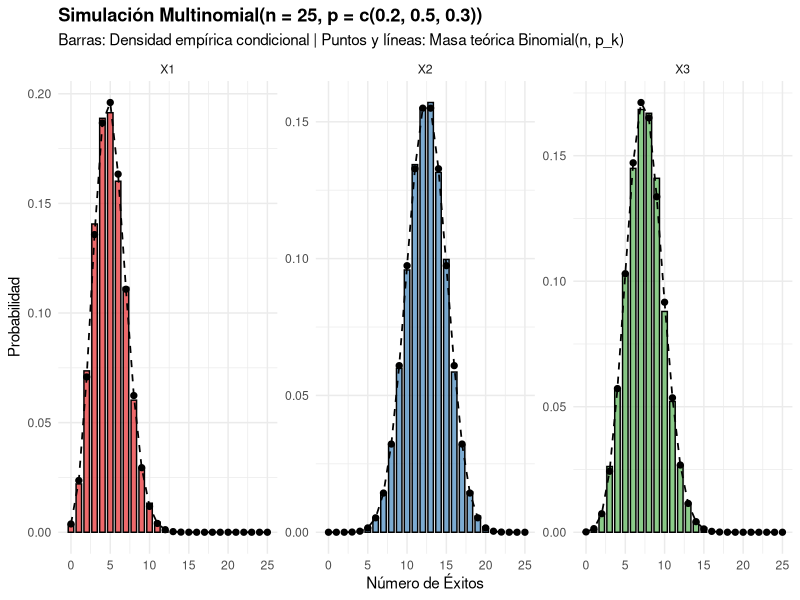
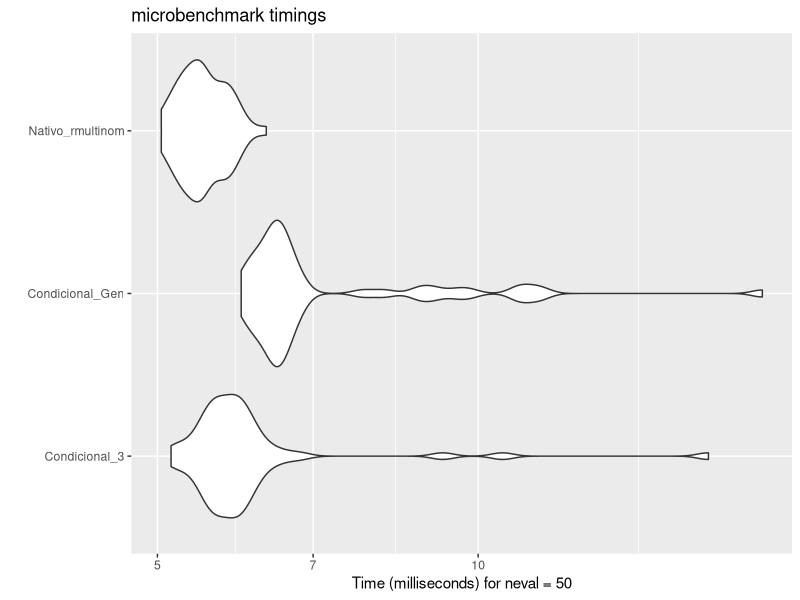

These charts were generated, in order, by the following R code:
################################################################################
# Simulación Estocástica: Método de Composición (Factorización Condicional)
################################################################################

library(ggplot2)
library(dplyr)
library(tidyr)
library(microbenchmark)

set.seed(314159)

# ==============================================================================
# 1. GENERADOR MULTINOMIAL TRIVARIADO (K = 3) USANDO rbinom()
# ==============================================================================
# rbinom acepta vectores en "size". Esto permite simular
# directamente la condicional X2 | X1 para las n_sim simulaciones sin usar un bucle for.

sim_multinomial_3_native <- function(n_sim, n_trials, p_vec) {
  # Asegurar parametros
  if (length(p_vec) != 3) stop("p_vec debe tener longitud 3.")
  if (abs(sum(p_vec) - 1) > 1e-8) stop("Las probabilidades deben sumar 1.")
  if (any(p_vec < 0)) stop("Las probabilidades deben ser no negativas.")
  
  p1 <- p_vec[1]
  p2 <- p_vec[2]
  p3 <- p_vec[3]
  
  # Marginal no condicionada X1 ~ Binomial(n, p1)
  x1 <- rbinom(n = n_sim, size = n_trials, prob = p1)
  
  # Condicional X2 | X1 = x1 ~ Binomial(n - x1, p2 / (1 - p1))
  # R vectoriza automáticamente sobre el vector 'size = n_trials - x1'
  prob_cond_2 <- p2 / (1 - p1)
  x2 <- rbinom(n = n_sim, size = n_trials - x1, prob = prob_cond_2)
  
  #Asignación determinista del remanente X3
  x3 <- n_trials - x1 - x2
  
  return(data.frame(X1 = x1, X2 = x2, X3 = x3))
}

# ==============================================================================
# 2. GENERADOR MULTINOMIAL GENERALIZADO (K >= 2) USANDO rbinom()
# ==============================================================================
# El bucle solo itera sobre las K categorías, manteniendo n_sim vectorizado.

sim_multinomial_native <- function(n_sim, n_trials, p_vec) {
  k <- length(p_vec)
  if (abs(sum(p_vec) - 1) > 1e-8) stop("Las probabilidades deben sumar 1.")
  if (any(p_vec < 0)) stop("Las probabilidades deben ser no negativas.")
  
  # Matriz para almacenar los conteos
  res_mat <- matrix(0L, nrow = n_sim, ncol = k)
  colnames(res_mat) <- paste0("X", 1:k)
  
  n_disponible <- rep(n_trials, n_sim) # Vector de ensayos libres por simulación
  p_acumulado  <- 0                    # Probabilidad acumulada consumida
  
  # Cascada de Binomiales condicionales para las primeras K - 1 componentes
  for (j in 1:(k - 1)) {
    prob_cond <- p_vec[j] / (1 - p_acumulado)
    
    # Simulación vectorizada: size cambia por cada fila según n_disponible
    res_mat[, j] <- rbinom(n = n_sim, size = n_disponible, prob = prob_cond)
    
    # Actualización de estados
    n_disponible <- n_disponible - res_mat[, j]
    p_acumulado  <- p_acumulado + p_vec[j]
  }
  
  # La última categoría absorbe los ensayos restantes
  res_mat[, k] <- n_disponible
  
  return(as.data.frame(res_mat))
}

# ==============================================================================
# 3. VALIDACIÓN ESTADÍSTICA (Momentos Teóricos vs Empíricos)
# ==============================================================================
n_simulaciones <- 20000
n_ensayos      <- 25
probabilidades <- c(0.20, 0.50, 0.30)

muestra <- sim_multinomial_3_native(
  n_sim    = n_simulaciones, 
  n_trials = n_ensayos, 
  p_vec    = probabilidades
)

cat("\n=======================================================\n")
cat("   VALIDACIÓN ANALÍTICA: MULTINOMIAL VÍA rbinom()      \n")
cat("=======================================================\n")

# A. Esperanza Matemática: E[Xi] = n * pi
cat("--- MEDIAS MARGINALES ---\n")
for (i in 1:3) {
  esp_teor <- n_ensayos * probabilidades[i]
  esp_emp  <- mean(muestra[[paste0("X", i)]])
  cat(sprintf("X%d -> Teórica: %6.3f | Muestral: %6.3f\n", i, esp_teor, esp_emp))
}

# B. Varianzas Marginales: Var(Xi) = n * pi * (1 - pi)
cat("\n--- VARIANZAS MARGINALES ---\n")
for (i in 1:3) {
  var_teor <- n_ensayos * probabilidades[i] * (1 - probabilidades[i])
  var_emp  <- var(muestra[[paste0("X", i)]])
  cat(sprintf("X%d -> Teórica: %6.3f | Muestral: %6.3f\n", i, var_teor, var_emp))
}

# C. Matriz de Covarianzas Cruzadas: Cov(Xi, Xj) = -n * pi * pj
cat("\n--- COVARIANZAS CRUZADAS (Restricción de Suma) ---\n")
cov_emp <- cov(muestra)
pares <- list(c(1, 2), c(1, 3), c(2, 3))

for (par in pares) {
  i <- par[1]; j <- par[2]
  cov_teor <- -n_ensayos * probabilidades[i] * probabilidades[j]
  cov_val  <- cov_emp[paste0("X", i), paste0("X", j)]
  cat(sprintf("Cov(X%d, X%d) -> Teórica: %6.3f | Muestral: %6.3f\n", i, j, cov_teor, cov_val))
}

# D. Verificación del Soporte: sum(X_i) == n
cat("\n¿Todas las sumas por fila son idénticas a n?:", 
    all(rowSums(muestra) == n_ensayos), "\n")

# ==============================================================================
# 4. DIAGNÓSTICO GRÁFICO: FRECUENCIAS EMPÍRICAS VS PROBABILIDAD TEÓRICA
# ==============================================================================
df_teorico <- bind_rows(lapply(1:3, function(k) {
  data.frame(
    Categoria = paste0("X", k),
    Conteo    = 0:n_ensayos,
    Prob      = dbinom(0:n_ensayos, size = n_ensayos, prob = probabilidades[k])
  )
}))

df_empirico <- muestra %>%
  pivot_longer(cols = everything(), names_to = "Categoria", values_to = "Conteo") %>%
  count(Categoria, Conteo) %>%
  group_by(Categoria) %>%
  mutate(Prob_Empirica = n / n_simulaciones)

p_comp <- ggplot() +
  geom_col(data = df_empirico, aes(x = Conteo, y = Prob_Empirica, fill = Categoria),
           alpha = 0.65, color = "black", width = 0.7) +
  geom_point(data = df_teorico, aes(x = Conteo, y = Prob), 
             color = "black", size = 1.8) +
  geom_line(data = df_teorico, aes(x = Conteo, y = Prob, group = Categoria), 
            color = "black", linetype = "dashed", linewidth = 0.6) +
  facet_wrap(~ Categoria, scales = "free_y") +
  scale_fill_brewer(palette = "Set1") +
  labs(
    title = paste0("Simulación Multinomial(n = ", n_ensayos, ", p = c(0.2, 0.5, 0.3))"),
    subtitle = "Barras: Densidad empírica condicional | Puntos y líneas: Masa teórica Binomial(n, p_k)",
    x = "Número de Éxitos",
    y = "Probabilidad"
  ) +
  theme_minimal() +
  theme(legend.position = "none", plot.title = element_text(face = "bold"))

x11()
print(p_comp)

# ==============================================================================
# 5. BENCHMARK COMPUTACIONAL
# ==============================================================================
# Comparación del algoritmo por composición frente a la función nativa rmultinom() de R
cat("\n--- Evaluación de Rendimiento (n_sim = 50,000) ---\n")
bm <- microbenchmark(
  Condicional_3    = sim_multinomial_3_native(50000, n_ensayos, probabilidades),
  Condicional_Gen  = sim_multinomial_native(50000, n_ensayos, probabilidades),
  Nativo_rmultinom = t(rmultinom(50000, size = n_ensayos, prob = probabilidades)),
  times = 50
)
x11()
print(autoplot(bm))
